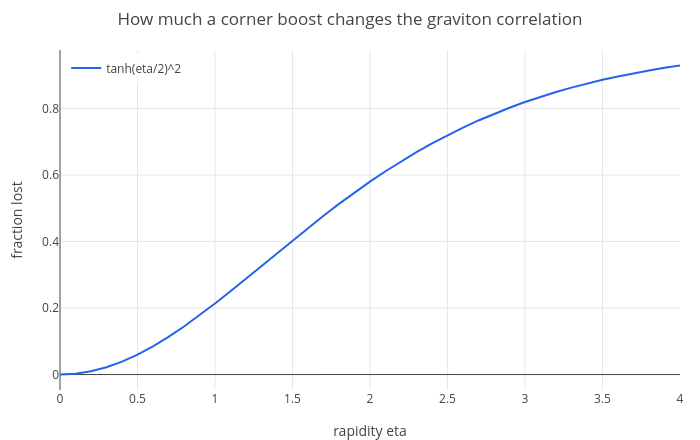

The cell this chart's notebook holds for it:
### Markdown cell above
(Here `e1` stands for $e^\eta$, and $\tanh(\eta/2) = (e^\eta - 1)/(e^\eta + 1)$.) The boost changes something
measurable, by the fraction $\tanh^2(\eta/2)$:

### Code cell
eta = 0:0.1:4;
p = plot(eta, ((exp(eta) - 1)./(exp(eta) + 1)).^2);
labels(title(legend(p, "tanh(eta/2)^2"), "How much a corner boost changes the graviton correlation"), "rapidity eta", "fraction lost")

### Figure 1 — Plotly figure (JSON) as saved in the notebook; plotly's stock layout.template omitted (floating-point values rounded to 4 significant figures)
{"data": [{"line": {"color": "#2563eb", "width": 2}, "mode": "lines", "name": "tanh(eta/2)^2", "type": "scatter", "x": [0, 0.1, 0.2, 0.3, 0.4, 0.5, 0.6, 0.7, 0.8, 0.9, 1, 1.1, 1.2, 1.3, 1.4, 1.5, 1.6, 1.7, 1.8, 1.9, 2, 2.1, 2.2, 2.3, 2.4, 2.5, 2.6, 2.7, 2.8, 2.9, 3, 3.1, 3.2, 3.3, 3.4, 3.5, 3.6, 3.7, 3.8, 3.9, 4, null], "y": [0, 0.002496, 0.009934, 0.02217, 0.03896, 0.05999, 0.08486, 0.1131, 0.1444, 0.178, 0.2136, 0.2505, 0.2884, 0.3268, 0.3653, 0.4034, 0.4409, 0.4776, 0.5131, 0.5473, 0.58, 0.6112, 0.6408, 0.6687, 0.695, 0.7196, 0.7426, 0.764, 0.7838, 0.8023, 0.8193, 0.835, 0.8495, 0.8628, 0.875, 0.8862, 0.8964, 0.9058, 0.9144, 0.9222, 0.9293, null]}], "layout": {"height": 440, "legend": {"bgcolor": "rgba(255,255,255,0.8)", "x": 0.01, "xanchor": "left", "y": 0.99, "yanchor": "top"}, "margin": {"b": 50, "l": 60, "r": 20, "t": 50}, "showlegend": true, "title": {"text": "How much a corner boost changes the graviton correlation"}, "width": 700, "xaxis": {"title": {"text": "rapidity eta"}, "zeroline": true}, "yaxis": {"range": [-0.04647, 0.9758], "title": {"text": "fraction lost"}, "zeroline": true}}}
